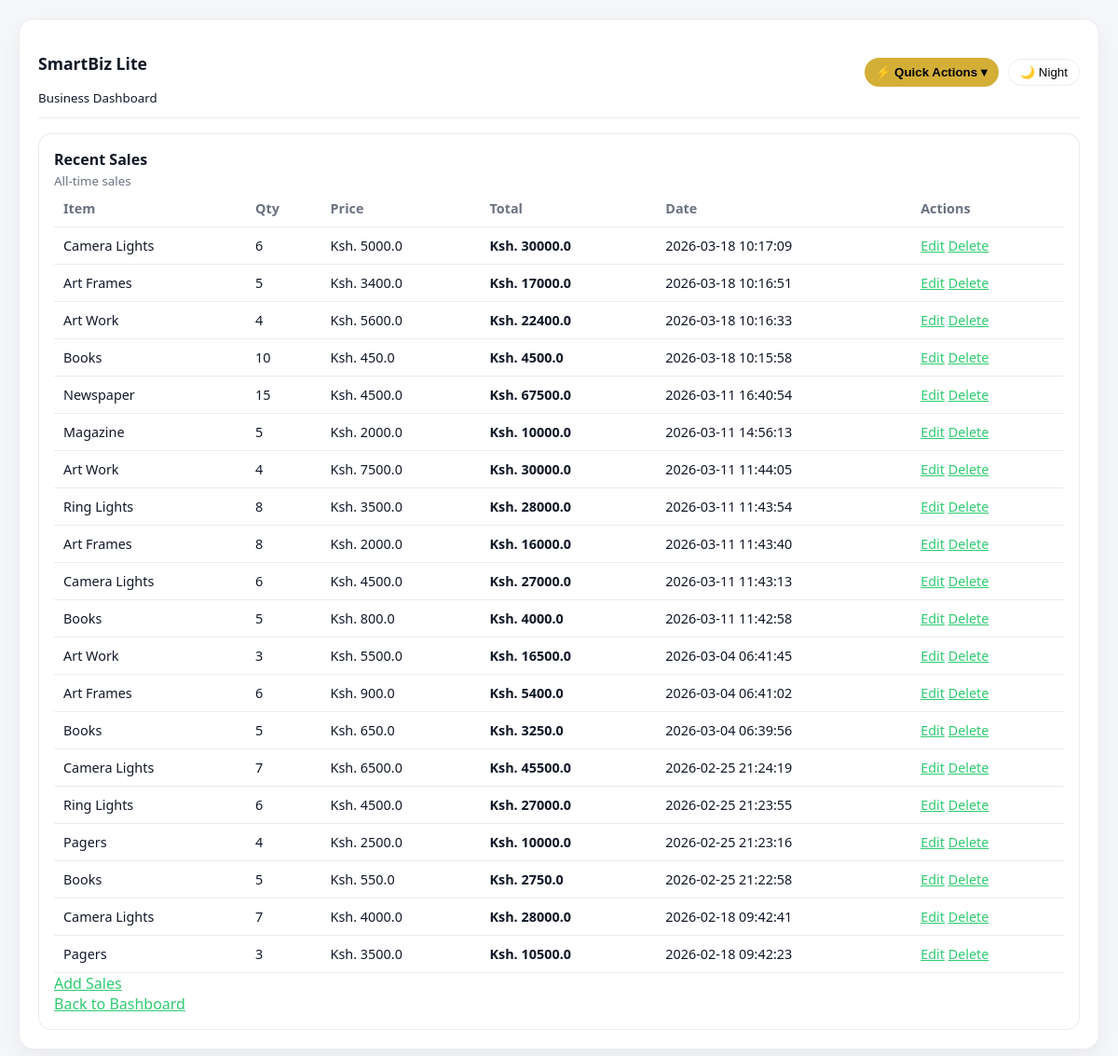
The app's page /history/sales with its own data.
### tables this page shows
CREATE TABLE sales (
            id INTEGER PRIMARY KEY AUTOINCREMENT,
            item TEXT NOT NULL,
            amount REAL NOT NULL,
            quantity INTEGER NOT NULL,
            total REAL NOT NULL,
            created_at TEXT NOT NULL,
            deleted INTEGER DEFAULT 0
        );

### app.py (the view)
@app.route('/history/sales')
def sales_history():
    conn = get_db_connection()
    cur = conn.cursor()
    cur.execute("""
                SELECT id, item, amount, quantity, total, created_at
                FROM sales
                ORDER BY created_at DESC
                LIMIT 20
                """)
    sales = cur.fetchall()
    conn.close()
    return render_template('sales_history.html', sales=sales)

### db.py (called while the page is built)
def get_db_connection():
    conn = sqlite3.connect(DB_PATH)
    conn.row_factory = sqlite3.Row
    return conn

### templates/sales_history.html (shortened to what this page needs)
{% extends "base.html" %}
{% block content %}
<div class='dashboard-section'>
    <div class='section-header'>
        <h3>Recent Sales</h3>
            <small>All-time sales</small>
        </div>
            <div class='section-body'>
                <table class='data-table'>
                    <thead>
                    <tr>
                        <th>Item</th>
                        <th>Qty</th>
                        <th>Price</th>
                        <th>Total</th>
                        <th>Date</th>
                        <th>Actions</th>
                    </tr>
                </thead>
                <tbody>
                {% for sale in sales %}
                <tr>
                    <td>{{sale['item']}}</td>
                    <td>{{sale['quantity']}}</td>
                    <td>Ksh. {{sale['amount']}}</td>
                    <td><strong>Ksh. {{sale['total']}}</strong></td>
                    <td>{{sale['created_at']}}</td>
                    <td class='actions'>
                        <a href="{{url_for('edit_sale', sale_id=sale['id'])}}">Edit</a>
                         <a href="{{url_for('delete_sale', sale_id=sale.id)}}"
                         class="delete-link">Delete</a>
                    </td>
                </tr>
                {%else%}
                <tr>
                    <td colspan='6'>No sales recorded yet</td>
                </tr>
                {%endfor%}
                </tbody>
                </table>
            </div>
            <div class='section-body actions'>
                <a href="/sales">Add Sales</a>
            </div>
              <div class='section-footer'>
                    <a href='/'>Back to Bashboard</a>
              </div>
            </div>
{%endblock%}

### static/css/main.css (style rules this page uses)
:root { --bg: #f6f7fb; --text: #111827; --card: #ffffff; --muted: #6b7280; --accent: #D4AF37; --green: #2ecc71; --border: rgba(17, 24, 39, 0.08); --shadow: 0 10px 30px rgba(0,0,0,0.06); }
* { box-sizing: border-box; }
html, body { margin: 0; padding: 0; width: 100%; overflow-x: hidden; font-family: system-ui, -apple-system, Segoe UI, Roboto, sans-serif; background: var(--bg); color: var(--text); }
.dashboard-section { margin-top: 16px; padding: 16px; background: var(--card); border: 1px solid var(--border); border-radius: 14px; transition: all 0.2s ease; }
.section-header h3 { margin: 0; font-size: 1rem; }
.section-header small { color: var(--muted); }
.data-table { width: 100%; border-collapse: collapse; min-width: 600px; }
.data-table th, .data-table td { padding: 10px; text-align: left; border-bottom: 1px solid var(--border); font-size: 0.9rem; }
.data-table th { color: var(--muted); font-weight: 600; }
a { color: var(--green); }
.card, .dashboard-section, .summary-box, .data-table, .dropdown-content { transition: all 0.25s ease; }

### records on screen
sales: item "Camera Lights", quantity "6", amount "5000.0", total "30000.0", created_at "2026-03-18 10:17:09"
sales: item "Art Frames", quantity "5", amount "3400.0", total "17000.0", created_at "2026-03-18 10:16:51"
sales: item "Art Work", quantity "4", amount "5600.0", total "22400.0", created_at "2026-03-18 10:16:33"
sales: item "Books", quantity "10", amount "450.0", total "4500.0", created_at "2026-03-18 10:15:58"
sales: item "Newspaper", quantity "15", amount "4500.0", total "67500.0", created_at "2026-03-11 16:40:54"
sales: item "Magazine", quantity "5", amount "2000.0", total "10000.0", created_at "2026-03-11 14:56:13"
sales: item "Art Work", quantity "4", amount "7500.0", total "30000.0", created_at "2026-03-11 11:44:05"
sales: item "Ring Lights", quantity "8", amount "3500.0", total "28000.0", created_at "2026-03-11 11:43:54"
sales: item "Art Frames", quantity "8", amount "2000.0", total "16000.0", created_at "2026-03-11 11:43:40"
sales: item "Camera Lights", quantity "6", amount "4500.0", total "27000.0", created_at "2026-03-11 11:43:13"
sales: item "Books", quantity "5", amount "800.0", total "4000.0", created_at "2026-03-11 11:42:58"
sales: item "Art Work", quantity "3", amount "5500.0", total "16500.0", created_at "2026-03-04 06:41:45"
sales: item "Art Frames", quantity "6", amount "900.0", total "5400.0", created_at "2026-03-04 06:41:02"
sales: item "Books", quantity "5", amount "650.0", total "3250.0", created_at "2026-03-04 06:39:56"
sales: item "Camera Lights", quantity "7", amount "6500.0", total "45500.0", created_at "2026-02-25 21:24:19"
sales: item "Ring Lights", quantity "6", amount "4500.0", total "27000.0", created_at "2026-02-25 21:23:55"
sales: item "Pagers", quantity "4", amount "2500.0", total "10000.0", created_at "2026-02-25 21:23:16"
sales: item "Books", quantity "5", amount "550.0", total "2750.0", created_at "2026-02-25 21:22:58"
sales: item "Camera Lights", quantity "7", amount "4000.0", total "28000.0", created_at "2026-02-18 09:42:41"
sales: item "Pagers", quantity "3", amount "3500.0", total "10500.0", created_at "2026-02-18 09:42:23"
